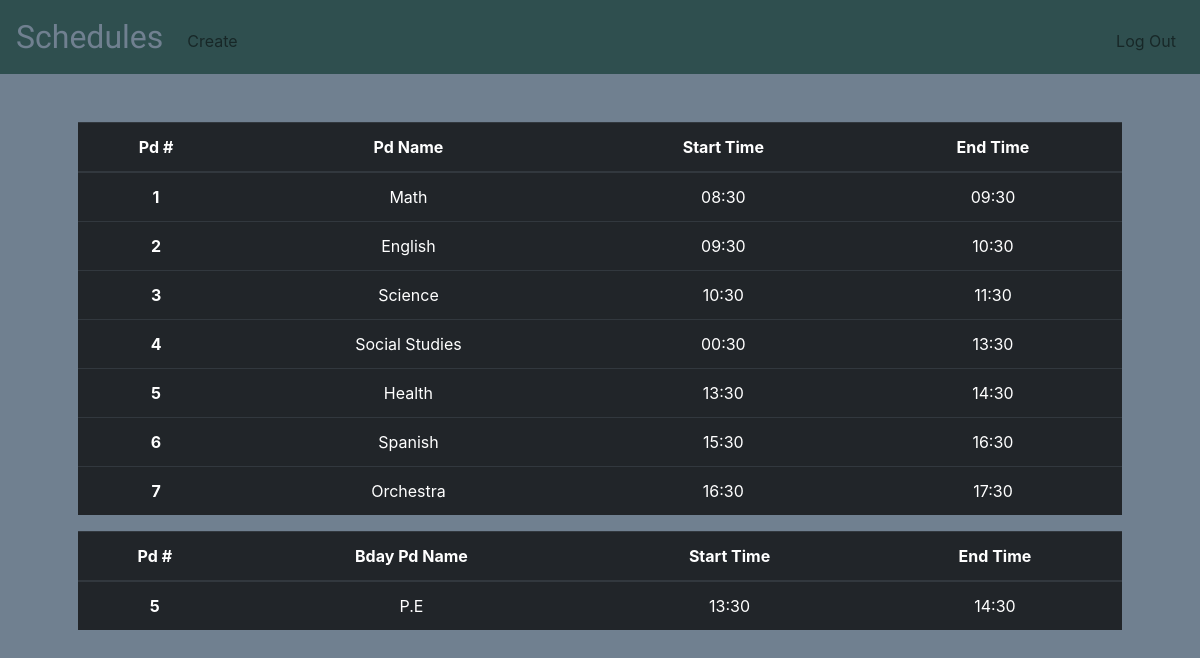
Screenshot of / (signed in) with the database file from the repository.
### tables this page shows
CREATE TABLE 'user_schedule' ('id' integer PRIMARY KEY AUTOINCREMENT NOT NULL, 'user_id' integer NOT NULL, 'period_name' text, 'start_time' time, 'finish_time' time, 'period_num' integer, 'day' text,'schedule_type' integer, 'created_at'  datetime NOT NULL DEFAULT CURRENT_TIMESTAMP  );

### application.py (the view, shortened to what this page needs)
@app.route("/")
@login_required
def index():
    schedule_type = db.execute("SELECT type FROM user_scheduletype WHERE user_id = :id ORDER BY id DESC LIMIT 1", id = session["user_id"])
    if schedule_type == []:
        return render_template("none.html")
    user_type = schedule_type[0]["type"]
    if user_type == 7:
        schedule_data = db.execute("SELECT period_name, start_time, finish_time FROM user_schedule WHERE user_id = :id AND day = :day ORDER BY id DESC LIMIT 7;", id = session["user_id"], day = "A")
        bday_check = db.execute("SELECT period_num, period_name, start_time, finish_time FROM user_schedule WHERE user_id = :id AND day = :day ORDER BY id DESC LIMIT 7;", id = session["user_id"], day = "B")
        if bday_check[0]["period_name"] == []:
            print("hi, world")
        else:
            bperiod = bday_check[0]["period_name"]
            bperiod_num = bday_check[0]["period_num"]
            bperiod_start = bday_check[0]["start_time"]
            bperiod_finish = bday_check[0]["finish_time"]
        return render_template("7_index.html", bperiod = bperiod, bperiod_num = bperiod_num, bperiod_start = bperiod_start, bperiod_finish = bperiod_finish, period1 = schedule_data[6]["period_name"], period2 = schedule_data[5]["period_name"], period3 = schedule_data[4]["period_name"], period4 = schedule_data[3]["period_name"], period5 = schedule_data[2]["period_name"], period6 = schedule_data[1]["period_name"], period7 = schedule_data[0]["period_name"], period1_stime = schedule_data[6]["start_time"], period2_stime = schedule_data[5]["start_time"], period3_stime = schedule_data[4]["start_time"], period4_stime = schedule_data[3]["start_time"], period5_stime = schedule_data[2]["start_time"], period6_stime = schedule_data[1]["start_time"], period7_stime = schedule_data[0]["start_time"], period1_ftime = schedule_data[6]["finish_time"], period2_ftime = schedule_data[5]["finish_time"], period3_ftime = schedule_data[4]["finish_time"], period4_ftime = schedule_data[3]["finish_time"], period5_ftime = schedule_data[2]["finish_time"], period6_ftime = schedule_data[1]["finish_time"], period7_ftime = schedule_data[0]["finish_time"])

### application.py (called while the page is built)
@app.after_request
def after_request(response):
    response.headers["Cache-Control"] = "no-cache, no-store, must-revalidate"
    response.headers["Expires"] = 0
    response.headers["Pragma"] = "no-cache"
    return response

### helpers.py (called while the page is built)
def login_required(f):
    @wraps(f)
    def decorated_function(*args, **kwargs):
        if session.get("user_id") is None:
            return redirect("/login")
        return f(*args, **kwargs)
    return decorated_function

### templates/7_index.html (shortened to what this page needs)
{% extends "layout.html" %}
{% block main %}
    <table class="table table-hover table-dark">
      <thead>
        <tr>
          <th scope="col">Pd #</th>
          <th scope="col">Pd Name</th>
          <th scope="col">Start Time</th>
          <th scope="col">End Time</th>
        </tr>
      </thead>
      <tbody>
        <tr>
          <th scope="row">1</th>
          <td>{{period1}}</td>
          <td>{{period1_stime}}</td>
          <td>{{period1_ftime}}</td>
        </tr>
        <tr>
          <th scope="row">2</th>
          <td>{{period2}}</td>
          <td>{{period2_stime}}</td>
          <td>{{period2_ftime}}</td>
        </tr>
        <tr>
          <th scope="row">3</th>
          <td>{{period3}}</td>
          <td>{{period3_stime}}</td>
          <td>{{period3_ftime}}</td>
        </tr>
        <tr>
          <th scope="row">4</th>
          <td>{{period4}}</td>
          <td>{{period4_stime}}</td>
          <td>{{period4_ftime}}</td>
        </tr>
        <tr>
          <th scope="row">5</th>
          <td>{{period5}}</td>
          <td>{{period5_stime}}</td>
          <td>{{period5_ftime}}</td>
        </tr>
        <tr>
          <th scope="row">6</th>
          <td>{{period6}}</td>
          <td>{{period6_stime}}</td>
          <td>{{period6_ftime}}</td>
        </tr>
        <tr>
          <th scope="row">7</th>
          <td>{{period7}}</td>
          <td>{{period7_stime}}</td>
          <td>{{period7_ftime}}</td>
        </tr>
      </tbody>
    </table>
    <table class="table table-hover table-dark">
      <thead>
        <tr>
          <th scope="col">Pd #</th>
          <th scope="col">Bday Pd Name</th>
          <th scope="col">Start Time</th>
          <th scope="col">End Time</th>
        </tr>
      </thead>
      <tbody>
        <tr>
          <th scope="row">{{bperiod_num}}</th>
          <td>{{bperiod}}</td>
          <td>{{bperiod_start}}</td>
          <td>{{bperiod_finish}}</td>
        </tr>
      </tbody>
{% endblock %}

### templates/layout.html (shortened to what this page needs)
<!DOCTYPE html>
<html lang="en">
    <head>
        <link href="https://maxcdn.bootstrapcdn.com/bootstrap/4.1.3/css/bootstrap.min.css" rel="stylesheet">
        <link href="/static/styles.css" rel="stylesheet">
    </head>
    <body style="background-color :slategray">
        <nav class="navbar navbar-expand-md navbar-light" style="background-color: darkslategray">
            <a class="navbar-brand" href="/"><span style="color: slategray; font-family: Grandstander, serif">Schedules</span></a>
            <div class="collapse navbar-collapse" id="navbar">
                {% if session.user_id %}
                    <ul class="navbar-nav mr-auto mt-2">
                        <li class="nav-item"><a class="nav-link" href="/choose">Create</a></li>
                    </ul>
                    <ul class="navbar-nav ml-auto mt-2">
                        <li class="nav-item"><a class="nav-link" href="/logout">Log Out</a></li>
                    </ul>
                {% else %}
                    <ul class="navbar-nav ml-auto mt-2">
                        <li class="nav-item"><a class="nav-link" href="/register">Register</a></li>
                        <li class="nav-item"><a class="nav-link" href="/login">Log In</a></li>
                    </ul>
                {% endif %}
            </div>
        </nav>
        <main class="container p-5">
            {% block main %}{% endblock %}
        </main>
    </body>
</html>

### static/styles.css (style rules this page uses)
nav .navbar-brand { font-size: xx-large; }
main { overflow-x: auto; text-align: center; }

### rows the page displays
user_schedule: period_name "Math", start_time "08:30", finish_time "09:30"
user_schedule: period_name "English", start_time "09:30", finish_time "10:30"
user_schedule: period_name "Science", start_time "10:30", finish_time "11:30"
user_schedule: period_name "Social Studies", start_time "00:30", finish_time "13:30"
user_schedule: period_name "Health", start_time "13:30", finish_time "14:30"
user_schedule: period_name "Spanish", start_time "15:30", finish_time "16:30"
user_schedule: period_name "Orchestra", start_time "16:30", finish_time "17:30"
user_schedule: period_name "P.E", start_time "13:30", finish_time "14:30"

### other values shown
{{ bperiod_num }} "5"
